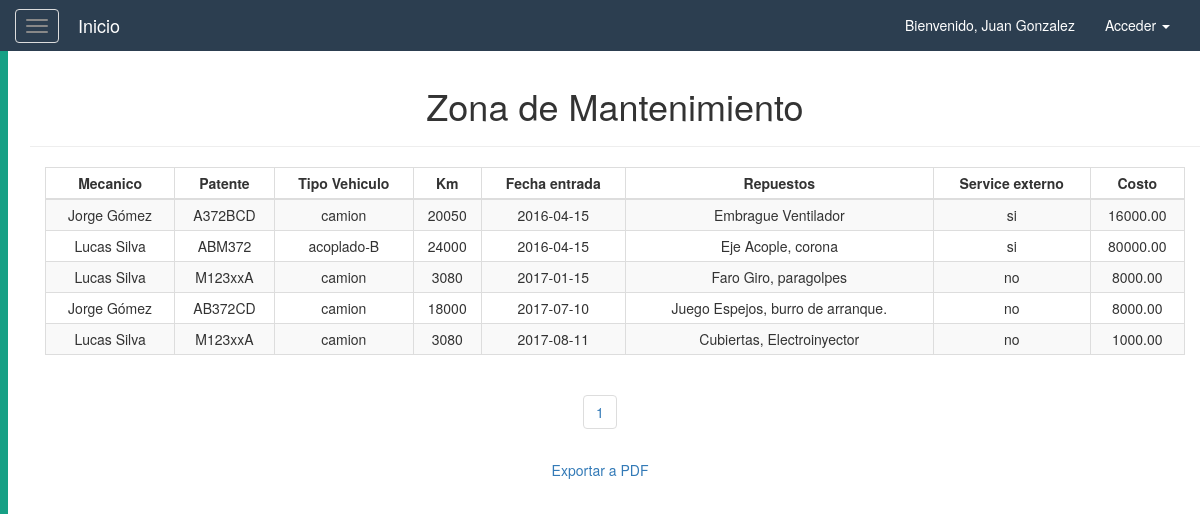
Screenshot of /logistica/vista_mantenimientos.php (signed in) with the database file from the repository.
### tables this page shows
CREATE TABLE `mantenimiento` (
  `idMantenimiento` int(11) NOT NULL,
  `idVehiculo` int(11) NOT NULL,
  `idMecanico` int(11) NOT NULL,
  `tipo_vehiculo` varchar(45) NOT NULL,
  `fecha_entrada` date NOT NULL,
  `fecha_salida` date DEFAULT NULL,
  `km_unidad` int(11) NOT NULL,
  `costo` decimal(12,2) DEFAULT NULL,
  `externo` enum('si','no') NOT NULL DEFAULT 'no',
  `cambio_aceite` enum('si','no') NOT NULL DEFAULT 'no',
  `filtro_aire` enum('si','no') NOT NULL DEFAULT 'no',
  `direccion` enum('si','no') NOT NULL DEFAULT 'no',
  `repuestos` varchar(80) DEFAULT NULL
);

CREATE TABLE `usuario` (
  `idUsuario` int(11) NOT NULL,
  `tipo_doc` varchar(45) NOT NULL,
  `num_doc` int(11) NOT NULL,
  `nombre` varchar(45) NOT NULL,
  `fecha_nacimiento` date NOT NULL,
  `rol` enum('chofer','admin','supervisor','mecanico') NOT NULL DEFAULT 'chofer',
  `password` varchar(45) NOT NULL,
  `tipo_licencia` varchar(20) NOT NULL,
  `nro_licencia` int(11) NOT NULL
);

CREATE TABLE `vehiculo` (
  `idVehiculo` int(11) NOT NULL,
  `tipo_vehiculo` varchar(45) NOT NULL,
  `patente` varchar(45) NOT NULL,
  `nro_chasis` varchar(45) DEFAULT NULL,
  `marca` varchar(45) NOT NULL,
  `modelo` varchar(45) NOT NULL,
  `nro_motor` varchar(45) DEFAULT NULL,
  `km` int(11) DEFAULT NULL,
  `anio` year(4) NOT NULL
);

### resources/config.php (called while the page is built, shortened)
<?php
    $TEMPLATES_PATH=$_SERVER['DOCUMENT_ROOT'].'/resources/templates';
    $DB_PATH=$_SERVER['DOCUMENT_ROOT'].'/resources/db';
    require_once($TEMPLATES_PATH.'/cssHead.php');
    require_once($DB_PATH.'/control.php');
?>

### resources/db/control.php (called while the page is built, shortened)
<?php
    class controlDB{
        function __construct(){
            try{
            $host="localhost";
            $dbname="logistica";
            $user="root";
            $pass="";
            $this->con=mysqli_connect($host,$user,$pass) or die("No se puede conectar con la base de datos.");
            mysqli_select_db($this->con,$dbname)or die("No se encuentra la base de datos.");
            mysqli_set_charset($this->con, "utf8");
            }catch(Exception $ex){
                throw $ex;
            }
        }
        function consultar($sql){
        $link=$this->con;
        $stmt = mysqli_prepare($link, $sql);
        mysqli_stmt_execute($stmt);
        $result = $stmt->get_result();
        $data=null;
        while($fila=$result->fetch_assoc()){
            $data[]=$fila;
        }
        return $data;
        }
    }
?>

### resources/library/mantenimiento_pag.php (called while the page is built, shortened)
<?php
    $tamagno_paginas = 6;
    $datos = $obj -> consultar("SELECT m.idMantenimiento,m.tipo_vehiculo, m.fecha_entrada, m.repuestos, m.costo, m.km_unidad, u.nombre, m.externo,v.patente
        FROM mantenimiento AS m
        JOIN usuario AS u ON u.idUsuario = m.idMecanico
        JOIN vehiculo AS v ON v.idVehiculo=m.idVehiculo
        ORDER BY m.fecha_entrada");
    $num_filas = count($obj->consultar("SELECT *
        FROM mantenimiento"));
    $total_paginas = ceil($num_filas/$tamagno_paginas);
?>

### logistica/vista_mantenimientos.php (the view, shortened to what this page needs)
<!DOCTYPE html>
<html lang="es">
<head>
    <?php
        require_once($_SERVER['DOCUMENT_ROOT'].'/resources/config.php');
        $obj = new controlDB();
        include $LIBRARY_PATH.'/mantenimiento_pag.php';
    ?>
</head>
<body>
    <?php
        require_once($_SERVER['DOCUMENT_ROOT'].'/resources/templates/header.php');
    ?>
    <div id="wrapper">
        <?php
            require_once($_SERVER['DOCUMENT_ROOT'].'/resources/templates/sidebar.php');
        ?>
        <div id="page-content-wrapper">
            <div class="container-fluid">
                <div class="row">
                    <div class="col-lg-12 text-center">
                        <div class="container">
                            <div class="row">
                                <div class="col">
                                    <h1>Zona de Mantenimiento</h1>
                                    <hr/>
                                </div>
                            </div>
                        </div>
                        <div class="container">
                            <div class="row">
                                <div class="col-lg-12 col-md-12 col-sm-12 col-xs-12">
                                    <div class="table-responsive">
                                        <table class="table table-striped table-bordered table-condensed table-hover">
                                            <thead>
                                                <th  class="text-center">Mecanico</th>
                                                <th  class="text-center">Patente</th>
                                                <th  class="text-center">Tipo Vehiculo</th>
                                                <th  class="text-center">Km</th>
                                                <th  class="text-center">Fecha entrada</th>
                                                <th  class="text-center">Repuestos</th>
                                                <th  class="text-center">Service externo</th>
                                                <th  class="text-center">Costo</th>
                                            </thead>
                                            <?php foreach($datos as $td){ ?>
                                            <tr>
                                                <td><?php echo $td['nombre'];?></td>
                                                <td><?php echo $td['patente'];?></td>
                                                <td><?php echo $td['tipo_vehiculo'];?></td>
                                                <td><?php echo $td['km_unidad'];?></td>
                                                <td><?php echo $td['fecha_entrada'];?></td>
                                                <td><?php echo $td['repuestos'];?></td>
                                                <td><?php echo $td['externo'];?></td>
                                                <td><?php echo $td['costo'];?></td>
                                        </tr>
                                    <?php } ?>
                                    </table>
                                    </div>
                                </div>
                            </div>
                        </div>
                        <div class="row">
                            <div class="col">
                                <?php
                                    for($i = 1; $i <= $total_paginas; $i++){
                                    echo "<ul class='pagination'>
                                        <li><a href='?pagina=".$i."'>".$i."</a></li>
                                    </ul>";}
                                ?>
                            </div>
                        </div>
                        <div class="row">
                            <a href="/logistica/exportarMantenimientos.php" class="btn btn-link" target="_blank" >Exportar a PDF</a>
                        </div>
                    </div>
                </div>
            </div>
        </div>
    </div>
</body>
</html>

### resources/templates/cssHead.php
<?php
    echo "
        <meta charset='utf-8'>
        <meta name='viewport' content='width=device-width, initial-scale=1'>
        <link rel='stylesheet' href='/resources/css/bootstrap.min.css'>
        <link rel='stylesheet' href='/resources/css/fontello.css'>
        <link rel='stylesheet' href='/resources/css/frontEstilo.css'>
        <link rel='stylesheet' href='/resources/css/header.css'>
        <link rel='stylesheet' href='/resources/css/menuLateral.css'>
        <link rel='icon' href='/resources/images/title-logo.png' type='image/x-icon'>
    ";
?>

### resources/templates/header.php (shortened to what this page needs)
<nav class='navbar navbar-default'>
    <div class='container-fluid'>
        <div class='navbar-header'>
            <button type='button' class='navbar-toggle navbar-toggle-left collapsed' id='menu-toggle'>
        <span class='icon-bar'></span>
        <span class='icon-bar'></span>
        <span class='icon-bar'></span>
      </button>
            <a class='navbar-brand' href='ppal.php'>Inicio</a>
        </div>
        <div class='collapse navbar-collapse' id='bs-example-navbar-collapse-1'>
            <ul class='nav navbar-nav navbar-right'>
                <?php
                    echo "<li><a href='#'>Bienvenido, ".$_SESSION['usuario']."</a></li>";
                ?>
                <li class='dropdown'>
                    <a href='#' class='dropdown-toggle' data-toggle='dropdown' role='button' aria-haspopup='true' aria-expanded='false'>Acceder <span class='caret'></span></a>
                </li>
            </ul>
        </div>
    </div>
</nav>

### resources/templates/sidebar.php (shortened to what this page needs)
<div id='sidebar-wrapper'>
</div>

### resources/css/header.css (style rules this page uses)
.navbar { border-radius: 0px; }
.navbar-default { background-color:#2C3E50; border: #2C3E50 0px; color: white; }
.navbar-default .navbar-brand { color: white; }
.navbar-default .navbar-nav>li>a { color: white; }
.navbar { margin-bottom: 0px; }
.navbar-toggle-left { display: inline-block; }
.navbar-brand { display:inline-block; float:none; }
.navbar-toggle-left { float:none; }

### resources/css/menuLateral.css (style rules this page uses)
#sidebar-wrapper { z-index: 1; position: absolute; width: 0; height: 100%; overflow-y: hidden; background: #2C3E50; border-left: 8px solid #16A085; transition: all 0.4s ease; }
#page-content-wrapper { width: 100%; height: 100%; position: absolute; padding: 15px; }

### rows the page displays
mantenimiento: usuario.nombre "Jorge Gómez", idVehiculo.patente "A372BCD", tipo_vehiculo "camion", km_unidad "20050", fecha_entrada "2016-04-15", repuestos "Embrague Ventilador", externo "si", costo "16000.00"
mantenimiento: usuario.nombre "Lucas Silva", idVehiculo.patente "ABM372", tipo_vehiculo "acoplado-B", km_unidad "24000", fecha_entrada "2016-04-15", repuestos "Eje Acople, corona", externo "si", costo "80000.00"
mantenimiento: usuario.nombre "Lucas Silva", idVehiculo.patente "M123xxA", tipo_vehiculo "camion", km_unidad "3080", fecha_entrada "2017-01-15", repuestos "Faro Giro, paragolpes", externo "no", costo "8000.00"
mantenimiento: usuario.nombre "Jorge Gómez", idVehiculo.patente "AB372CD", tipo_vehiculo "camion", km_unidad "18000", fecha_entrada "2017-07-10", repuestos "Juego Espejos, burro de arranque.", externo "no", costo "8000.00"
mantenimiento: usuario.nombre "Lucas Silva", idVehiculo.patente "M123xxA", tipo_vehiculo "camion", km_unidad "3080", fecha_entrada "2017-08-11", repuestos "Cubiertas, Electroinyector", externo "no", costo "1000.00"

### other values shown
$_SESSION['usuario'] "Juan Gonzalez"
